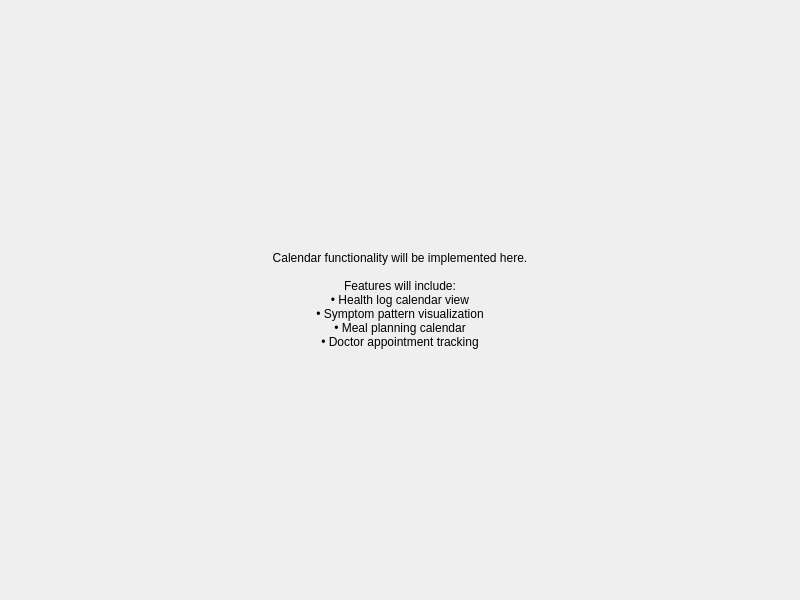
<?xml version="1.0" encoding="UTF-8"?>
<ui version="4.0">
 <class>CalendarPanel</class>
 <widget class="QWidget" name="CalendarPanel">
  <property name="geometry">
   <rect>
    <x>0</x>
    <y>0</y>
    <width>800</width>
    <height>600</height>
   </rect>
  </property>
  <layout class="QVBoxLayout" name="verticalLayout">
   <property name="spacing">
    <number>10</number>
   </property>
   <property name="leftMargin">
    <number>10</number>
   </property>
   <property name="topMargin">
    <number>10</number>
   </property>
   <property name="rightMargin">
    <number>10</number>
   </property>
   <property name="bottomMargin">
    <number>10</number>
   </property>
   <item>
    <widget class="QLabel" name="placeholderLabel">
     <property name="text">
      <string>Calendar functionality will be implemented here.

Features will include:
• Health log calendar view
• Symptom pattern visualization
• Meal planning calendar
• Doctor appointment tracking</string>
     </property>
     <property name="alignment">
      <set>Qt::AlignmentFlag::AlignCenter</set>
     </property>
     <property name="wordWrap">
      <bool>true</bool>
     </property>
    </widget>
   </item>
  </layout>
 </widget>
 <resources/>
 <connections/>
</ui>
